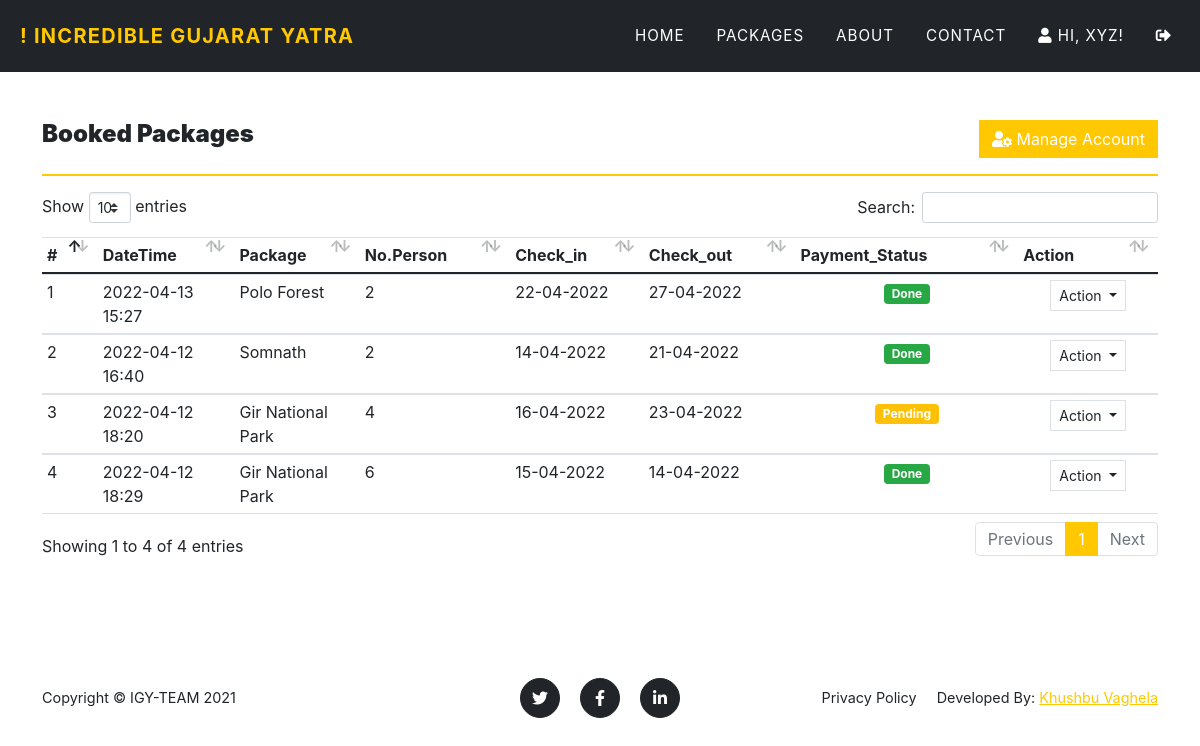
Screenshot of /?page=my_account (signed in) with the database file from the repository.
### tables this page shows
CREATE TABLE `book_list` (
  `id` int(30) NOT NULL,
  `user_id` int(30) NOT NULL,
  `package_id` int(30) NOT NULL,
  `payment_status` tinyint(4) NOT NULL DEFAULT 0 COMMENT '0=pending,1=confirm, 2=cancelled\r\n',
  `date_created` datetime NOT NULL DEFAULT current_timestamp(),
  `Check_in_date` date NOT NULL,
  `Check_out_date` date NOT NULL,
  `MobileNumber` int(10) NOT NULL,
  `Email` varchar(20) NOT NULL,
  `Number_guest` int(100) NOT NULL,
  `payment` double DEFAULT NULL
);

CREATE TABLE `packages` (
  `id` int(30) NOT NULL,
  `title` text DEFAULT NULL,
  `tour_location` text DEFAULT NULL,
  `cost` double NOT NULL,
  `description` text DEFAULT NULL,
  `upload_path` text DEFAULT NULL,
  `status` tinyint(4) NOT NULL DEFAULT 1 COMMENT '1 =active ,0 = Inactive',
  `date_created` datetime NOT NULL DEFAULT current_timestamp()
);

### classes/DBConnection.php (called while the page is built, shortened)
<?php
class DBConnection{
    private $host = DB_SERVER;
    private $username = DB_USERNAME;
    private $password = DB_PASSWORD;
    private $database = DB_NAME;
    public $conn;
    public function __construct(){
        if (!isset($this->conn)) {
            $this->conn = new mysqli($this->host, $this->username, $this->password, $this->database);
        }
    }
}
?>

### my_account.php (the view, shortened to what this page needs)
<section class="page-section">
    <div class="container">
    <div class="w-100 justify-content-between d-flex">
        <h4><b>Booked Packages</b></h4>
        <a href="./?page=edit_account" class="btn btn btn-primary btn-flat"><div class="fa fa-user-cog"></div> Manage Account</a>
    </div>
        <hr class="border-warning">
        <table class="table table-stripped text-dark">
            <colgroup>
                <col width="5%">
                <col width="15">
                <col width="20">
                <col width="20">
                <col width="15">
                <col width="15">
                <col width="10">
                <col width="10">
            </colgroup>
            <thead>
                <tr>
                    <th>#</th>
                    <th>DateTime</th>
                    <th>Package</th>
                    <th>No.Person</th>
                    <th>Check_in</th>
                    <th>Check_out</th>
                    <th>Payment_Status</th>
                    <th>Action</th>
                </tr>
            </thead>
            <tbody>
                <?php
                $i=1;
                    $qry = $conn->query("SELECT b.*,p.title FROM book_list b inner join `packages` p on p.id = b.package_id where b.user_id ='".$_settings->userdata('id')."' order by date(b.date_created) desc ");
                    while($row= $qry->fetch_assoc()):
                ?>
                    <tr>
                        <td><?php echo $i++ ?></td>
                        <td><?php echo date("Y-m-d H:i",strtotime($row['date_created'])) ?></td>
                        <td><?php echo $row['title'] ?></td>
                        <td><?php echo $row['Number_guest'] ?></td>
                        <td><?php echo date("d-m-Y",strtotime($row['Check_in_date'])) ?></td>
                        <td><?php echo date("d-m-Y",strtotime($row['Check_out_date'])) ?></td>
                        <td class="text-center">
                            <?php if($row['payment_status'] == 0): ?>
                                <span class="badge badge-warning">Pending</span>
                            <?php elseif($row['payment_status'] == 1): ?>
                                <span class="badge badge-primary">Confirmed</span>
                            <?php elseif($row['payment_status'] == 2): ?>
                                <span class="badge badge-danger">Cancelled</span>
                            <?php elseif($row['payment_status'] == 3): ?>
                                <span class="badge badge-success">Done</span>
                            <?php endif; ?>
                        </td>
                        <td align="center">
                                <button type="button" class="btn btn-flat btn-default border btn-sm dropdown-toggle dropdown-icon" data-toggle="dropdown">
                                    Action
                                </button>
                        </td>
                    </tr>
                <?php endwhile; ?>
            </tbody>
        </table>
    </div>
</section>

### index.php (shortened to what this page needs)
<!DOCTYPE html>
<html lang="en" class="" style="height: auto;">
<?php require_once('config.php'); ?>
 <?php require_once('inc/header.php') ?>
  <body class="hold-transition layout-top-nav" >
     <?php $page = isset($_GET['page']) ? $_GET['page'] : 'portal';  ?>
     <?php require_once('inc/topBarNav.php') ?>
     <?php
        if(!file_exists($page.".php") && !is_dir($page)){
            include '404.html';
        }else{
          if(is_dir($page))
            include $page.'/index.php';
          else
            include $page.'.php';
        }
      ?>
      <?php require_once('inc/footer.php') ?>
  </body>
</html>

### inc/header.php (shortened to what this page needs)
<head>
    <link rel="stylesheet" href="<?php echo base_url ?>plugins/fontawesome-free/css/all.min.css">
    <link rel="stylesheet" href="<?php echo base_url ?>plugins/tempusdominus-bootstrap-4/css/tempusdominus-bootstrap-4.min.css">
  <link rel="stylesheet" href="<?php echo base_url ?>plugins/datatables-bs4/css/dataTables.bootstrap4.min.css">
  <link rel="stylesheet" href="<?php echo base_url ?>plugins/datatables-responsive/css/responsive.bootstrap4.min.css">
  <link rel="stylesheet" href="<?php echo base_url ?>plugins/datatables-buttons/css/buttons.bootstrap4.min.css">
  <link rel="stylesheet" href="<?php echo base_url ?>plugins/select2/css/select2.min.css">
  <link rel="stylesheet" href="<?php echo base_url ?>plugins/select2-bootstrap4-theme/select2-bootstrap4.min.css">
    <link rel="stylesheet" href="<?php echo base_url ?>plugins/icheck-bootstrap/icheck-bootstrap.min.css">
    <link rel="stylesheet" href="<?php echo base_url ?>plugins/jqvmap/jqvmap.min.css">
    <link rel="stylesheet" href="<?php echo base_url ?>dist/css/adminlte.css">
    <link rel="stylesheet" href="<?php echo base_url ?>dist/css/custom.css">
    <link rel="stylesheet" href="<?php echo base_url ?>assets/css/styles.css">
    <link rel="stylesheet" href="<?php echo base_url ?>plugins/overlayScrollbars/css/OverlayScrollbars.min.css">
    <link rel="stylesheet" href="<?php echo base_url ?>plugins/daterangepicker/daterangepicker.css">
    <link rel="stylesheet" href="<?php echo base_url ?>plugins/summernote/summernote-bs4.min.css">
  <link rel="stylesheet" href="<?php echo base_url ?>plugins/sweetalert2-theme-bootstrap-4/bootstrap-4.min.css">
  </head>

### inc/topBarNav.php (shortened to what this page needs)
<nav class="navbar navbar-expand-lg navbar-dark fixed-top navbar-shrink" id="mainNav">
           <div class="container-fluid">
               <a class="navbar-brand" href="#page-top"><span class="text-waring">! INCREDIBLE GUJARAT YATRA</span></a>
               <div class="collapse navbar-collapse" id="navbarResponsive">
                   <ul class="navbar-nav text-uppercase ms-auto py-4 py-lg-0">
                       <li class="nav-item"><a class="nav-link" href="<?php echo $page !='home' ? './':''  ?>">Home</a></li>
                       <li class="nav-item"><a class="nav-link" href="./?page=packages">Packages</a></li>
                       <li class="nav-item"><a class="nav-link" href="<?php echo $page !='home' ? './':''  ?>#about">About</a></li>
                       <li class="nav-item"><a class="nav-link" href="<?php echo $page !='home' ? './':''  ?>#contact">Contact</a></li>
                       <?php if(isset($_SESSION['userdata'])): ?>
                         <li class="nav-item"><a class="nav-link" href="./?page=my_account"><i class="fa fa-user"></i> Hi, <?php  echo $_settings->userdata('name') ?>!</a></li>
                         <li class="nav-item"><a class="nav-link" href="logout.php"><i class="fa fa-sign-out-alt"></i></a></li>
                       <?php else: ?>
                         <li class="nav-item"><a class="nav-link" href="javascript:void(0)" id="login_btn">Login</a></li>
                       <?php endif; ?>
                   </ul>
               </div>
           </div>
       </nav>

### inc/footer.php (shortened to what this page needs)
<footer class="footer py-4">
	<div class="container">
		<div class="row align-items-center">
			<div class="col-lg-4 text-lg-start">Copyright &copy; <?php echo $_settings->info('short_name') ?> 2021</div>
			<div class="col-lg-4 my-3 my-lg-0">
				<a class="btn btn-dark btn-social mx-2" href="https://twitter.com/i/flow/login?input_flow_data=%7B%22requested_variant%22%3A%22eyJsYW5nIjoiZW4ifQ%3D%3D%22%7D"><i class="fab fa-twitter"></i></a>
				<a class="btn btn-dark btn-social mx-2" href="https://www.facebook.com/groups/653108085759826/?ref=share"><i class="fab fa-facebook-f"></i></a>
				<a class="btn btn-dark btn-social mx-2" href="https://www.linkedin.com/groups/14075318"><i class="fab fa-linkedin-in"></i></a>
			</div>
			<div class="col-lg-4 text-lg-end">
				<a class="link-dark text-decoration-none me-3" href="javascript:void(0)" id="p_use">Privacy Policy</a>
        <span>Developed By: <a href="mailto:khushbuvag@gmail.com">Khushbu Vaghela</a></span>
			</div>
		</div>
	</div>
</footer>

### rows the page displays
book_list: date_created "2022-04-13 15:27", package.title "Polo Forest", Number_guest "2", Check_in_date "22-04-2022", Check_out_date "27-04-2022", payment_status "Done"
book_list: date_created "2022-04-12 16:40", package.title "Somnath", Number_guest "2", Check_in_date "14-04-2022", Check_out_date "21-04-2022", payment_status "Done"
book_list: date_created "2022-04-12 18:20", package.title "Gir National Park", Number_guest "4", Check_in_date "16-04-2022", Check_out_date "23-04-2022", payment_status "Pending"
book_list: date_created "2022-04-12 18:29", package.title "Gir National Park", Number_guest "6", Check_in_date "15-04-2022", Check_out_date "14-04-2022", payment_status "Done"

### other values shown
$_settings->userdata('name') "XYZ"
$_settings->info('short_name') "IGY-TEAM"
